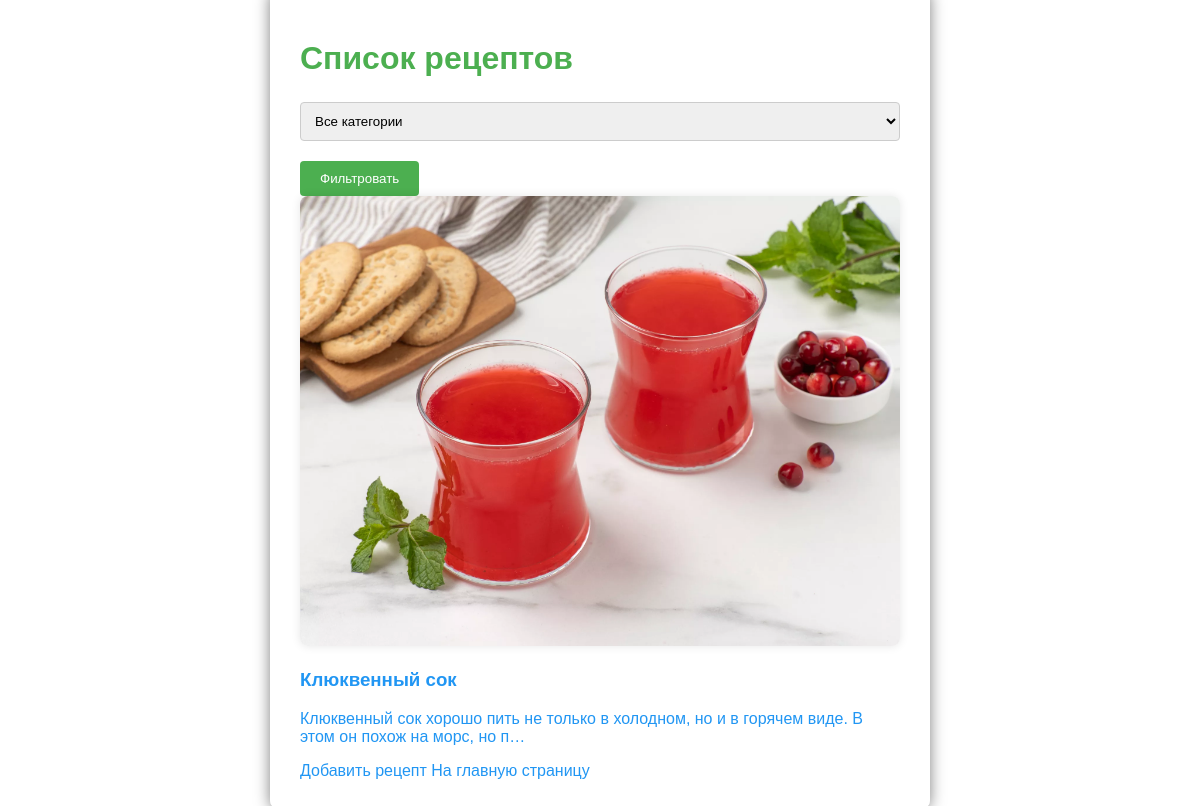
The app's page /recipes/ with its own data.
### recipes/models.py (models this page shows, shortened)
class Recipe(models.Model):
    title = models.CharField(max_length=255)
    description = models.TextField()
    cooking_stages = models.TextField()
    cooking_hours = models.PositiveIntegerField(default=0)
    cooking_minutes = models.PositiveIntegerField(default=0)
    image = models.ImageField(upload_to='recipes/images/')
    author = models.ForeignKey(User, on_delete=models.CASCADE)
    category = models.ForeignKey(Category, on_delete=models.CASCADE)

### recipes/views.py (the view)
# urls.py: path('recipes/', views.recipe_list, name='recipe_list'),
def recipe_list(request):
    category_id = request.GET.get('category')
    if category_id:
        recipes = Recipe.objects.filter(category_id=category_id)
    else:
        recipes = Recipe.objects.all()
    categories = Category.objects.all()
    return render(request, 'recipes/recipe_list.html', {'recipes': recipes, 'categories': categories})

### recipes/templates/recipes/recipe_list.html (shortened to what this page needs)
<!DOCTYPE html>
<html lang="en">
<head>
    {% load static %}
    <link rel="stylesheet" type="text/css" href="{% static 'recipes/css/styles.css' %}">
</head>
<body>
    <div class="container">
        <h1>Список рецептов</h1>
        <form method="GET" action="{% url 'recipe_list' %}">
            <select name="category">
                <option value="">Все категории</option>
            </select>
            <button type="submit" class="btn">Фильтровать</button>
        </form>
        <div class="recipe-grid">
            {% for recipe in recipes %}
                <div class="recipe-card">
                    <a href="{% url 'recipe_detail' recipe.pk %}">
                        <img src="{{ recipe.image.url }}" alt="{{ recipe.title }}">
                        <h3>{{ recipe.title }}</h3>
                        <p>{{ recipe.description|truncatechars:100 }}</p>
                    </a>
                </div>
            {% empty %}
                <p>Рецептов пока нет.</p>
            {% endfor %}
        </div>
        <a href="{% url 'add_recipe' %}" class="btn">Добавить рецепт</a>
        <a href="{% url 'home' %}" class="btn">На главную страницу</a>
    </div>
</body>
</html>

### recipes/static/recipes/css/styles.css (style rules this page uses)
body { font-family: Arial, sans-serif; background-image: url('../images/background.jpg'); background-size: cover; background-position: center; color: #333; margin: 0; padding: 0; height: 100vh; display: flex; justify-content: center; align-items: center; min-height: 100vh; }
.container { background: rgba(255, 255, 255, 0.9); padding: 30px; border-radius: 10px; box-shadow: 0 0 15px rgba(0, 0, 0, 0.5); max-width: 600px; width: 100%; text-align: left; position: relative; }
h1, h2 { color: #4CAF50; margin: 20px 0; }
input[type="text"], textarea, select { width: 100%; padding: 10px; margin: 5px 0 20px; border: 1px solid #ccc; border-radius: 4px; box-sizing: border-box; }
button { padding: 10px 20px; background-color: #4CAF50; color: white; border: none; border-radius: 4px; cursor: pointer; transition: background-color 0.3s ease; }
a { color: #2196F3; text-decoration: none; transition: color 0.3s ease; }
img { max-width: 100%; height: auto; border-radius: 8px; box-shadow: 0 0 10px rgba(0, 0, 0, 0.1); }

### records on screen
Recipe: image (picture), title "Клюквенный сок", description "Клюквенный сок хорошо пить не только в холодном, но и в горячем виде. В этом он похож на морс, но п…"
